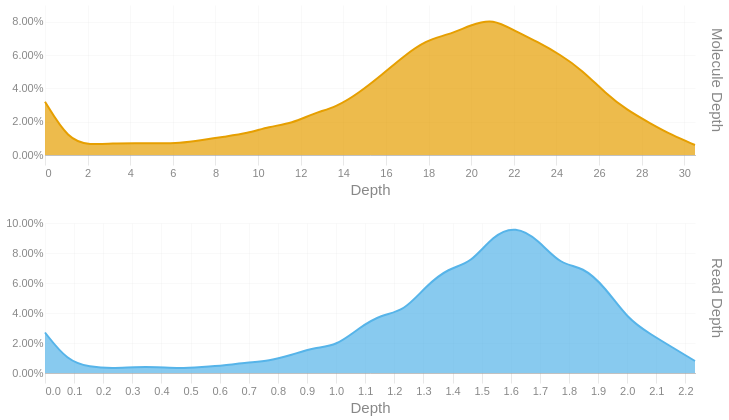

Notebook code for this chart:
### Code cell
readdep = depth_hist(tb['Read Depth'], q99, 3)
readdep = readdep.with_columns(pl.lit('Read Depth').alias('Metric'))
if not SKIPLR:
    moldep = depth_hist(tb['Molecule Depth'], mol_q99, 1)
    moldep = moldep.with_columns(pl.lit('Molecule Depth').alias('Metric'))
    _hist = pl.concat([readdep, moldep])
    _hist = _hist.filter(pl.col('Proportion') != 0)
    with SafeRender(_hist):
        (
            alt.Chart(_hist)        
            .mark_area(interpolate = "basis")
            .encode(
                x=alt.X('Bin:Q').scale(domainMin=0).axis(alt.Axis(title='Depth')),
                y = alt.Y('Proportion:Q', title = None).axis(format = '.2%'),
                color = alt.Color('Metric:N').legend(None),
                row = alt.Row("Metric:N").header(title = None, labelOrient = 'right'),
                tooltip = [
                    alt.Tooltip("Metric:N", title = "Metric"),
                    alt.Tooltip('Interval:N', title = "Depth Interval"),
                    alt.Tooltip('Proportion:Q', title = "% Alignments").format('.2%')
                ]
            )
            .resolve_scale(x='independent', y='independent')
            .properties(
                height = 150, width = 650,
                usermeta={'embedOptions': {'downloadFileName': f'{samplename}.depth.hist'}}
            )
        ).display()
else:
    readdep = readdep.filter(pl.col('Proportion') != 0)
    with SafeRender(readdep):
        (
            alt.Chart(readdep)        
            .mark_area(interpolate = "basis")
            .encode(
                x=alt.X('Bin:Q').scale(domainMin=0).axis(alt.Axis(title='Depth')),
                y = alt.Y('Proportion:Q', title = None).axis(format = '.2%'),
                tooltip = [
                    alt.Tooltip('Interval:N', title = "Depth Interval"),
                    alt.Tooltip('Proportion:Q', title = "% Alignments").format('.2%')
                ]
            )
            .properties(
                usermeta={'embedOptions': {'downloadFileName': f'{samplename}.depth.hist'}}
            )
        ).display()

### Figure 1 — Vega-Lite specification as saved in the notebook (floating-point values rounded to 4 significant figures)
{"width": 650, "height": 150, "config": {"title": {"anchor": "start", "dy": -15, "fontSize": 18, "color": "#888888", "subtitleColor": "#888888", "subtitleFontSize": 14}, "arc": {"fill": "#0072B2"}, "axis": {"domainColor": "#888888", "domainWidth": 0.5, "gridWidth": 0.2, "grid": false, "titleFontWeight": 400, "titleFontSize": 15, "labelFontSize": 11, "labelColor": "#888888", "tickColor": "#888888", "tickWidth": 0.2, "titleColor": "#888888"}, "axisBand": {"grid": false}, "axisX": {"grid": true, "tickSize": 10, "domainCap": "round"}, "axisY": {"domain": false, "grid": true, "tickSize": 0, "domainCap": "round"}, "background": "transparent", "header": {"labelFontSize": 15, "labelColor": "#888888", "titleFontSize": 15, "titleFontWeight": 600, "titleColor": "#888888"}, "legend": {"labelFont": "sans-serif", "labelFontSize": 12, "labelColor": "#888888", "symbolSize": 100, "symbolType": "circle", "titleFontSize": 12, "titlePadding": 10, "titleColor": "#888888", "title": null}, "range": {"category": ["#E69F00", "#56B4E9", "#009E73", "#F0E442", "#0072B2", "#D55E00", "#CC79A7", "#000000"], "diverging": ["#cfe8f3", "#a2d4ec", "#73bfe2", "#46abdb", "#1696d2", "#12719e"]}, "area": {"fill": "#0072B2", "fillOpacity": 0.7, "line": true, "strokeOpacity": 0.7}, "line": {"color": "#0072B2", "stroke": "#0072B2", "strokeWidth": 2}, "trail": {"color": "#0072B2", "stroke": "#0072B2", "strokeWidth": 0, "size": 1}, "point": {"filled": true, "fillOpacity": 1.0, "size": 95}, "text": {"color": "#888888", "fontSize": 11, "align": "right", "fontWeight": 400, "size": 11}, "bar": {"fill": "#0072B2", "stroke": null}, "view": {"stroke": null, "continuousWidth": 660, "continuousHeight": 400}}, "data": {"name": "data-cd047360861457f0701348b3001e2bc9"}, "mark": {"type": "area", "interpolate": "basis"}, "encoding": {"color": {"field": "Metric", "legend": null, "type": "nominal"}, "row": {"field": "Metric", "header": {"title": null, "labelOrient": "right"}, "type": "nominal"}, "tooltip": [{"field": "Metric", "title": "Metric", "type": "nominal"}, {"field": "Interval", "title": "Depth Interval", "type": "nominal"}, {"field": "Proportion", "format": ".2%", "title": "% Alignments", "type": "quantitative"}], "x": {"axis": {"title": "Depth"}, "field": "Bin", "scale": {"domainMin": 0}, "type": "quantitative"}, "y": {"axis": {"format": ".2%"}, "field": "Proportion", "title": null, "type": "quantitative"}}, "resolve": {"scale": {"x": "independent", "y": "independent"}}, "usermeta": {"embedOptions": {"downloadFileName": "S3_Annapolis_295.depth.hist"}}, "$schema": "https://vega.github.io/schema/vega-lite/v6.1.0.json", "datasets": {"data-cd047360861457f0701348b3001e2bc9": [{"Bin": 0.0, "Interval": "0.0-0.077", "Proportion": 0.027, "Metric": "Read Depth"}, {"Bin": 0.077, "Interval": "0.077-0.154", "Proportion": 0.008, "Metric": "Read Depth"}, {"Bin": 0.154, "Interval": "0.154-0.231", "Proportion": 0.004, "Metric": "Read Depth"}, {"Bin": 0.231, "Interval": "0.231-0.308", "Proportion": 0.003, "Metric": "Read Depth"}, {"Bin": 0.308, "Interval": "0.308-0.385", "Proportion": 0.004, "Metric": "Read Depth"}, {"Bin": 0.385, "Interval": "0.385-0.462", "Proportion": 0.004, "Metric": "Read Depth"}, {"Bin": 0.462, "Interval": "0.462-0.539", "Proportion": 0.003, "Metric": "Read Depth"}, {"Bin": 0.539, "Interval": "0.539-0.616", "Proportion": 0.004, "Metric": "Read Depth"}, {"Bin": 0.616, "Interval": "0.616-0.693", "Proportion": 0.005, "Metric": "Read Depth"}, {"Bin": 0.693, "Interval": "0.693-0.77", "Proportion": 0.007, "Metric": "Read Depth"}, {"Bin": 0.77, "Interval": "0.77-0.847", "Proportion": 0.008, "Metric": "Read Depth"}, {"Bin": 0.847, "Interval": "0.847-0.924", "Proportion": 0.012, "Metric": "Read Depth"}, {"Bin": 0.924, "Interval": "0.924-1.001", "Proportion": 0.017, "Metric": "Read Depth"}, {"Bin": 1.001, "Interval": "1.001-1.078", "Proportion": 0.018, "Metric": "Read Depth"}, {"Bin": 1.078, "Interval": "1.078-1.155", "Proportion": 0.03, "Metric": "Read Depth"}, {"Bin": 1.155, "Interval": "1.155-1.232", "Proportion": 0.039, "Metric": "Read Depth"}, {"Bin": 1.232, "Interval": "1.232-1.309", "Proportion": 0.041, "Metric": "Read Depth"}, {"Bin": 1.309, "Interval": "1.309-1.386", "Proportion": 0.058, "Metric": "Read Depth"}, {"Bin": 1.386, "Interval": "1.386-1.463", "Proportion": 0.07, "Metric": "Read Depth"}, {"Bin": 1.463, "Interval": "1.463-1.54", "Proportion": 0.073, "Metric": "Read Depth"}, {"Bin": 1.54, "Interval": "1.54-1.617", "Proportion": 0.092, "Metric": "Read Depth"}, {"Bin": 1.617, "Interval": "1.617-1.694", "Proportion": 0.098, "Metric": "Read Depth"}, {"Bin": 1.694, "Interval": "1.694-1.771", "Proportion": 0.089, "Metric": "Read Depth"}, {"Bin": 1.771, "Interval": "1.771-1.848", "Proportion": 0.072, "Metric": "Read Depth"}, {"Bin": 1.848, "Interval": "1.848-1.925", "Proportion": 0.071, "Metric": "Read Depth"}, {"Bin": 1.925, "Interval": "1.925-2.002", "Proportion": 0.057, "Metric": "Read Depth"}, {"Bin": 2.002, "Interval": "2.002-2.079", "Proportion": 0.036, "Metric": "Read Depth"}, {"Bin": 2.079, "Interval": "2.079-2.156", "Proportion": 0.026, "Metric": "Read Depth"}, {"Bin": 2.156, "Interval": "2.156-2.233", "Proportion": 0.017, "Metric": "Read Depth"}, {"Bin": 2.233, "Interval": "2.233-2.31", "Proportion": 0.008, "Metric": "Read Depth"}, {"Bin": 0.0, "Interval": "0.0-1.1", "Proportion": 0.032, "Metric": "Molecule Depth"}, {"Bin": 1.1, "Interval": "1.1-2.1", "Proportion": 0.009, "Metric": "Molecule Depth"}, {"Bin": 2.1, "Interval": "2.1-3.2", "Proportion": 0.006, "Metric": "Molecule Depth"}, {"Bin": 3.2, "Interval": "3.2-4.2", "Proportion": 0.007, "Metric": "Molecule Depth"}, {"Bin": 4.2, "Interval": "4.2-5.3", "Proportion": 0.007, "Metric": "Molecule Depth"}, {"Bin": 5.3, "Interval": "5.3-6.3", "Proportion": 0.007, "Metric": "Molecule Depth"}, {"Bin": 6.3, "Interval": "6.3-7.4", "Proportion": 0.007, "Metric": "Molecule Depth"}, {"Bin": 7.4, "Interval": "7.4-8.4", "Proportion": 0.009, "Metric": "Molecule Depth"}, {"Bin": 8.4, "Interval": "8.4-9.5", "Proportion": 0.011, "Metric": "Molecule Depth"}, {"Bin": 9.5, "Interval": "9.5-10.5", "Proportion": 0.013, "Metric": "Molecule Depth"}, {"Bin": 10.5, "Interval": "10.5-11.6", "Proportion": 0.017, "Metric": "Molecule Depth"}, {"Bin": 11.6, "Interval": "11.6-12.6", "Proportion": 0.019, "Metric": "Molecule Depth"}, {"Bin": 12.6, "Interval": "12.6-13.7", "Proportion": 0.025, "Metric": "Molecule Depth"}, {"Bin": 13.7, "Interval": "13.7-14.7", "Proportion": 0.029, "Metric": "Molecule Depth"}, {"Bin": 14.7, "Interval": "14.7-15.8", "Proportion": 0.037, "Metric": "Molecule Depth"}, {"Bin": 15.8, "Interval": "15.8-16.8", "Proportion": 0.048, "Metric": "Molecule Depth"}, {"Bin": 16.8, "Interval": "16.8-17.9", "Proportion": 0.059, "Metric": "Molecule Depth"}, {"Bin": 17.9, "Interval": "17.9-18.9", "Proportion": 0.069, "Metric": "Molecule Depth"}, {"Bin": 18.9, "Interval": "18.9-20.0", "Proportion": 0.072, "Metric": "Molecule Depth"}, {"Bin": 20.0, "Interval": "20.0-21.0", "Proportion": 0.078, "Metric": "Molecule Depth"}, {"Bin": 21.0, "Interval": "21.0-22.1", "Proportion": 0.082, "Metric": "Molecule Depth"}, {"Bin": 22.1, "Interval": "22.1-23.1", "Proportion": 0.074, "Metric": "Molecule Depth"}, {"Bin": 23.1, "Interval": "23.1-24.2", "Proportion": 0.068, "Metric": "Molecule Depth"}, {"Bin": 24.2, "Interval": "24.2-25.2", "Proportion": 0.06, "Metric": "Molecule Depth"}, {"Bin": 25.2, "Interval": "25.2-26.3", "Proportion": 0.051, "Metric": "Molecule Depth"}, {"Bin": 26.3, "Interval": "26.3-27.3", "Proportion": 0.037, "Metric": "Molecule Depth"}, {"Bin": 27.3, "Interval": "27.3-28.4", "Proportion": 0.027, "Metric": "Molecule Depth"}, {"Bin": 28.4, "Interval": "28.4-29.4", "Proportion": 0.019, "Metric": "Molecule Depth"}, {"Bin": 29.4, "Interval": "29.4-30.5", "Proportion": 0.012, "Metric": "Molecule Depth"}, {"Bin": 30.5, "Interval": "30.5-31.55", "Proportion": 0.006, "Metric": "Molecule Depth"}]}}
